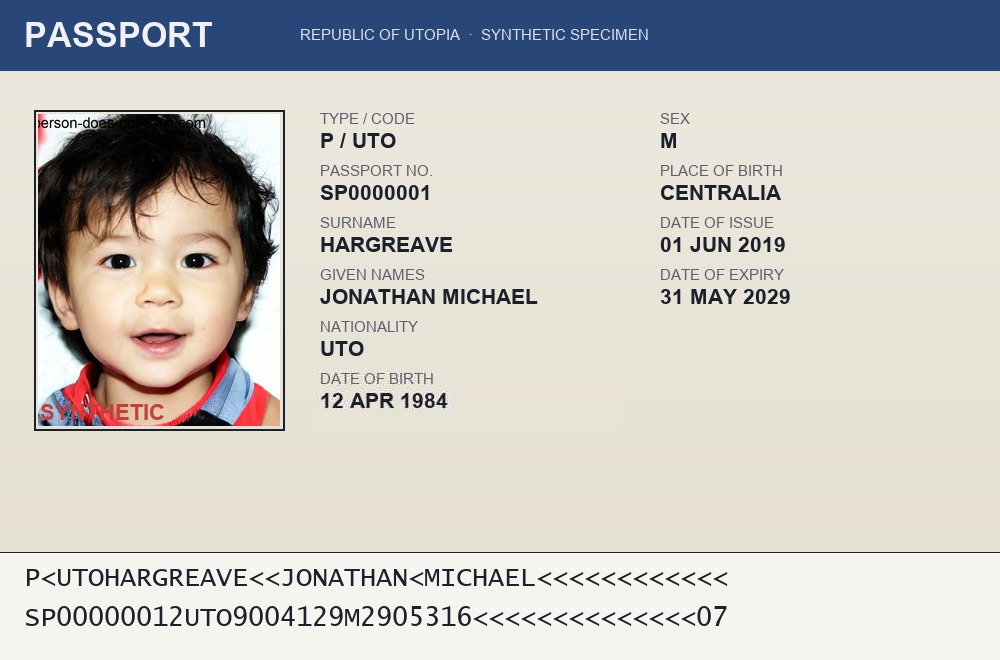
#> input picture data/synthetic/passport_001_altered.jpg, 1000 x 660 px
$ python -i mrz_service.py   (imports and definitions only)
#> lines starting #> are read from the running program, lines starting #| are printed output that depends on the picture; after the words box and inside, x2 and y2 are one past the last pixel; in counts of white or black regions, pixels touching at a corner belong together
### backend/app/config.py
"""
Central configuration for the SIH26188 screening backend.

A tiny dependency-free .env loader is used so the app runs even if
``pydantic-settings`` is not installed. Relative paths in the configuration are
resolved against the project root (the folder that contains ``backend/`` and
``frontend/``).
"""
from __future__ import annotations

import os
from functools import lru_cache
from pathlib import Path


# backend/app/config.py -> parents[2] == project root
PROJECT_ROOT = Path(__file__).resolve().parents[2]


def _load_dotenv(path: Path) -> None:
    """Minimal .env parser (KEY=VALUE per line). Does not overwrite real env."""
    if not path.exists():
        return
    for raw in path.read_text(encoding="utf-8").splitlines():
        line = raw.strip()
        if not line or line.startswith("#") or "=" not in line:
            continue
        key, _, value = line.partition("=")
        key = key.strip()
        value = value.strip().strip('"').strip("'")
        if key and key not in os.environ:
            os.environ[key] = value


_load_dotenv(PROJECT_ROOT / ".env")


def _get(key: str, default: str = "") -> str:
    return os.environ.get(key, default)


def _get_bool(key: str, default: bool) -> bool:
    return _get(key, str(default)).lower() in {"1", "true", "yes", "on"}


def _get_int(key: str, default: int) -> int:
    try:
        return int(_get(key, str(default)))
    except (TypeError, ValueError):
        return default


def _get_float(key: str, default: float) -> float:
    try:
        return float(_get(key, str(default)))
    except (TypeError, ValueError):
        return default


def _autodetect_tesseract() -> str:
    """Locate the Tesseract binary when TESSERACT_CMD is not set."""
    import shutil

    found = shutil.which("tesseract")
    if found:
        return found
    for candidate in (
        r"C:\Program Files\Tesseract-OCR\tesseract.exe",
        r"C:\Program Files (x86)\Tesseract-OCR\tesseract.exe",
        os.path.expandvars(r"%LOCALAPPDATA%\Programs\Tesseract-OCR\tesseract.exe"),
        "/usr/bin/tesseract",
        "/usr/local/bin/tesseract",
        "/opt/homebrew/bin/tesseract",
    ):
        if candidate and os.path.exists(candidate):
            return candidate
    return ""


class Settings:
    """Runtime settings singleton."""

    def __init__(self) -> None:
        self.app_name: str = _get("APP_NAME", "SENTINEL Document Screening")
        self.demo_mode: bool = _get_bool("DEMO_MODE", True)
        self.officer_name: str = _get("OFFICER_NAME", "Officer")
        self.log_level: str = _get("LOG_LEVEL", "INFO")

        self.host: str = _get("HOST", "127.0.0.1")
        self.port: int = _get_int("PORT", 8000)

        # --- Paths ---
        self.project_root: Path = PROJECT_ROOT
        self.data_dir: Path = PROJECT_ROOT / "data"
        self.synthetic_dir: Path = self.data_dir / "synthetic"
        self.uploads_dir: Path = self.data_dir / "uploads"
        self.processed_dir: Path = self.data_dir / "processed"
        self.reports_dir: Path = self.data_dir / "reports"
        self.frontend_dir: Path = PROJECT_ROOT / "frontend"

        # Face-recognition model store (OpenCV YuNet detector + SFace embedder).
        self.app_dir: Path = Path(__file__).resolve().parent
        self.models_dir: Path = self.app_dir / "models_store"
        self.yunet_path: Path = self.models_dir / "yunet.onnx"
        self.sface_path: Path = self.models_dir / "sface.onnx"
        self.gan_faces_dir: Path = self.models_dir / "faces"

        db_url = _get("DATABASE_URL", "sqlite:///data/screening.db")
        # Resolve relative sqlite paths against the project root.
        if db_url.startswith("sqlite:///") and not db_url.startswith("sqlite:////"):
            rel = db_url.replace("sqlite:///", "", 1)
            abs_path = (PROJECT_ROOT / rel).resolve()
            db_url = f"sqlite:///{abs_path.as_posix()}"
        self.database_url: str = db_url

        # --- OCR ---
        self.tesseract_cmd: str = _get("TESSERACT_CMD", "") or _autodetect_tesseract()
        self.ocr_engine: str = _get("OCR_ENGINE", "auto").lower()

        # --- Face ---
        self.face_engine: str = _get("FACE_ENGINE", "auto").lower()
        # SFace cosine decision threshold (>= => same person).
        self.face_match_threshold: float = _get_float("FACE_MATCH_THRESHOLD", 0.363)

        # --- Uploads ---
        self.max_upload_mb: int = _get_int("MAX_UPLOAD_MB", 15)
        self.allowed_extensions: set[str] = {
            e.strip().lower().lstrip(".")
            for e in _get("ALLOWED_EXTENSIONS", "png,jpg,jpeg,pdf").split(",")
            if e.strip()
        }

        # --- Risk weights (points contributed per evidence type) ---
        self.risk_weights: dict[str, int] = {
            "MRZ_CHECKSUM_FAILURE": _get_int("RISK_WEIGHT_MRZ_CHECKSUM_FAILURE", 25),
            "FIELD_MISMATCH": _get_int("RISK_WEIGHT_FIELD_MISMATCH", 20),
            "FORENSIC_ANOMALY": _get_int("RISK_WEIGHT_FORENSIC_ANOMALY", 20),
            "FACE_LOW_SIMILARITY": _get_int("RISK_WEIGHT_FACE_LOW_SIMILARITY", 20),
            "WATCHLIST_MATCH": _get_int("RISK_WEIGHT_WATCHLIST_MATCH", 30),
            "CROSS_DOCUMENT_CONFLICT": _get_int("RISK_WEIGHT_CROSS_DOCUMENT_CONFLICT", 15),
            "OCR_LOW_CONFIDENCE": _get_int("RISK_WEIGHT_OCR_LOW_CONFIDENCE", 5),
            "METADATA_ANOMALY": _get_int("RISK_WEIGHT_METADATA_ANOMALY", 5),
            "CLASSIFICATION_UNCERTAIN": _get_int("RISK_WEIGHT_CLASSIFICATION_UNCERTAIN", 5),
        }

    # [23 lines left out: functions ensure_dirs, as_public_dict, not called in this run]


@lru_cache
def get_settings() -> Settings:
    return Settings()


settings = get_settings()

### backend/app/utils/images.py
"""Image loading / conversion helpers shared by the CV services."""
from __future__ import annotations

import hashlib
from pathlib import Path

import cv2
import numpy as np
from PIL import Image

from ..config import settings


def sha256_bytes(data: bytes) -> str:
    return hashlib.sha256(data).hexdigest()


def is_pdf(path: str | Path) -> bool:
    return str(path).lower().endswith(".pdf")


# [20 lines left out: function _pdf_first_page_to_array, not called in this run]


def load_bgr(path: str | Path) -> np.ndarray:
    """Load an image (or first PDF page) as an OpenCV BGR array.

    Raises RuntimeError if the file cannot be decoded (e.g. PDF without a
    renderer installed) so the pipeline can degrade honestly.
    """
    path = Path(path)
    if is_pdf(path):
        arr = _pdf_first_page_to_array(path)
        if arr is None:
            raise RuntimeError(
                "PDF rasterisation unavailable (install PyMuPDF for PDF support)."
            )
        return arr
    # Use PIL first (handles more edge cases / EXIF) then convert.
    with Image.open(path) as im:
#> im is the input picture: PIL image 1000x660 RGB; mean R, G, B 199.3, 197.3, 193.8
        im = im.convert("RGB")
        arr = np.array(im)[:, :, ::-1].copy()  # RGB -> BGR
    return arr


# [25 lines left out: functions load_pil, image_size, to_relative, not called in this run]


def processed_path(name: str) -> Path:
    settings.processed_dir.mkdir(parents=True, exist_ok=True)
    return settings.processed_dir / name


# [4 lines left out: function save_bgr, not called in this run]

### backend/app/services/mrz_service.py
"""MRZ detection, parsing and ICAO 9303 checksum validation.

Supports TD3 (passport, 2x44), TD1 (ID card, 3x30) and TD2 (2x36). All checksum
maths is deterministic pure-Python. When a checksum fails we report *which* field
failed rather than a blanket "MRZ INVALID".
"""
from __future__ import annotations

import re
from datetime import datetime
from pathlib import Path

import cv2

from ..config import settings
from ..utils import images as imgutil

try:
    import pytesseract

    if settings.tesseract_cmd and Path(settings.tesseract_cmd).exists():
        pytesseract.pytesseract.tesseract_cmd = settings.tesseract_cmd
    _HAS_TESS = True
except Exception:
    _HAS_TESS = False

_MRZ_CHARS = "ABCDEFGHIJKLMNOPQRSTUVWXYZ0123456789<"
PASS = "PASS"
FAIL = "FAIL"


# ---------------------------------------------------------------------------
# Check-digit maths
# ---------------------------------------------------------------------------
# [31 lines left out: functions _char_value, check_digit, _verify, _yymmdd_to_iso, not called in this run]


def _clean_name(part: str) -> str:
    return re.sub(r"\s+", " ", part.replace("<", " ")).strip()


# Alpha MRZ fields (country, nationality, names) occasionally OCR a digit for a
# letter; correct the common confusions. Numeric fields keep their raw OCR so the
# checksum genuinely validates them.
_ALPHA_FIX = str.maketrans({"0": "O", "1": "I", "2": "Z", "5": "S", "6": "G", "8": "B"})


def _alpha(s: str) -> str:
    return s.translate(_ALPHA_FIX)


# ---------------------------------------------------------------------------
# Parsers (each returns fields + per-field checks + validity)
# ---------------------------------------------------------------------------
# [94 lines left out: functions parse_td3, parse_td2, parse_td1, _candidate_lines, not called in this run]


def _ocr_mrz_zone(image_path: str | Path) -> list[str]:
    if not _HAS_TESS:
        return []
    try:
        bgr = imgutil.load_bgr(image_path)
    except Exception:
        return []
    h, w = bgr.shape[:2]
#> h = 660; w = 1000
    crop = bgr[int(h * 0.72):h, 0:w]
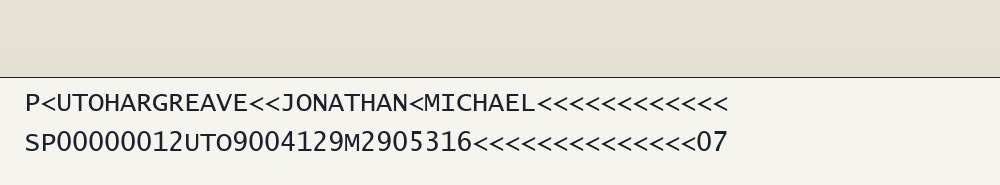
#> crop: shape (185, 1000, 3); mean B, G, R 219.4, 226.8, 229.1
    gray = cv2.cvtColor(crop, cv2.COLOR_BGR2GRAY)
    if gray.shape[1] < 1000:
        scale = 1000 / gray.shape[1]
        gray = cv2.resize(gray, None, fx=scale, fy=scale, interpolation=cv2.INTER_CUBIC)
    _, thr = cv2.threshold(gray, 0, 255, cv2.THRESH_BINARY + cv2.THRESH_OTSU)
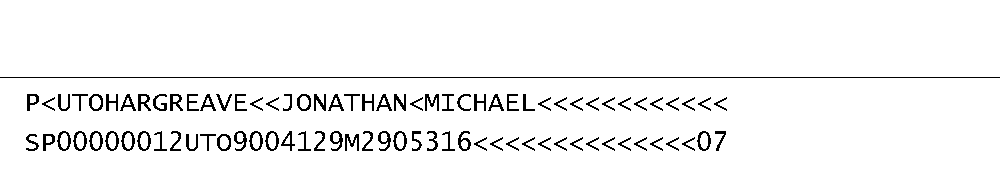
#> thr: shape (185, 1000); 95.7% white; black in thin lines or dots, all inside (x1, y1, x2, y2) = (0, 77, 1000, 151)
    cfg = f"--oem 3 --psm 6 -c tessedit_char_whitelist={_MRZ_CHARS}"
    try:
#> (the run stopped early here; a loop or call above may not have finished)
